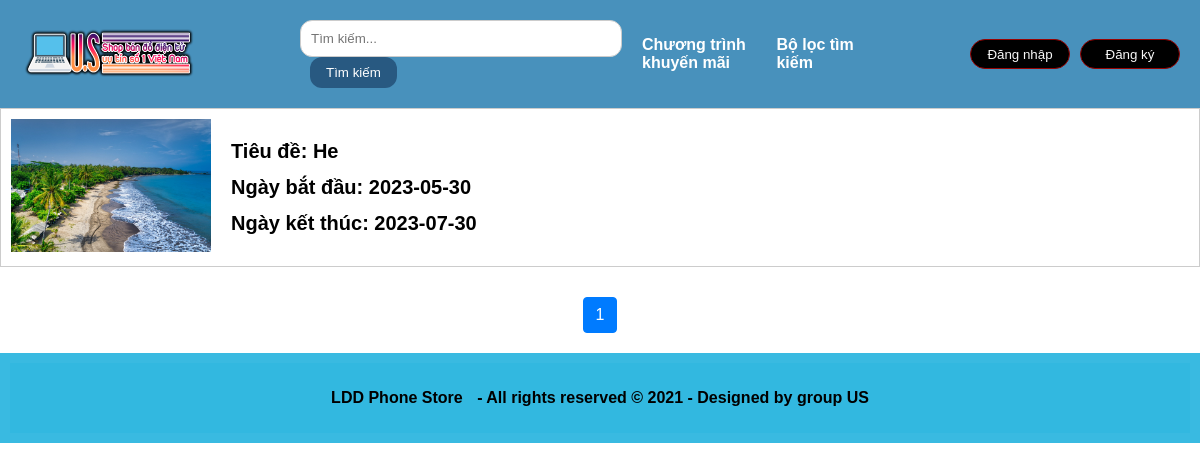
Screenshot of /layout/show-notifications.php with the database file from the repository.
### tables this page shows
CREATE TABLE `promotions` (
  `id_promotions` int(11) NOT NULL,
  `title` varchar(255) NOT NULL,
  `content` text NOT NULL,
  `image_path` varchar(255) NOT NULL,
  `start_date` date NOT NULL,
  `end_date` date NOT NULL
);

### layout/show-notifications.php (the view, shortened to what this page needs)
<!DOCTYPE html>
<html lang="en">
<head>
    <link rel="stylesheet" href="/css/show-notifications.css">
</head>
<body>
<header><?php include 'header.php'; ?></header>
<?php
include 'connect.php';
$itemsPerPage = 10;
$page = isset($_GET['page']) && is_numeric($_GET['page']) ? $_GET['page'] : 1;
$start = ($page - 1) * $itemsPerPage;
$sql = "SELECT `id_promotions`, `image_path`, `start_date`, `end_date`, `title` FROM `promotions` LIMIT $start, $itemsPerPage";
$result = $conn->query($sql);
if ($result->num_rows > 0) {
    while ($row = $result->fetch_assoc()) {?>
    <div class='show-notification'>
        <a href='promotion_details.php?id=<?= $row['id_promotions'] ?>'>
            <div class="notification-content">
                <div class="image-container">
                    <img src='/action/<?= $row['image_path'] ?>' alt='<?= $row['title'] ?>' style='max-width: 200px;'>
                </div>
                <div class="notification-details">
                    <h1 class='title'>Tiêu đề: <?= $row['title'] ?></h1>
                    <h1 class='start-date-notifi'>Ngày bắt đầu: <?= $row['start_date'] ?></h1>
                    <h1 class='end-date-notifi'>Ngày kết thúc: <?= $row['end_date'] ?></h1>
                </div>
            </div>
        </a>
    </div>
    <?php
    }
    $sql = "SELECT COUNT(*) AS total FROM `promotions`";
    $result = $conn->query($sql);
    $row = $result->fetch_assoc();
    $totalPages = ceil($row['total'] / $itemsPerPage);
    echo "<div class='pagination'>";
    for ($i = 1; $i <= $totalPages; $i++) {
        if ($i == $page) {
            echo "<span>$i</span>";
        } else {
            echo "<a href='?page=$i'>$i</a>";
        }
    }
    echo "</div>";
} else {
    echo "Không có chương trình khuyến mãi nào.";
}
?>
<footer><?php include 'footer.php'; ?></footer>
</body>
</html>

### css/show-notifications.css (style rules this page uses)
.show-notification { display: flex; align-items: center; padding: 10px; border: 1px solid #ccc; margin-bottom: 10px; }
.notification-content { display: flex; align-items: center; }
.image-container { margin-right: 20px; }
.notification-details { text-align: left; font-size: 10px; color: black; }
.image-container img { max-width: 200px; height: auto; }
.pagination { display: flex; justify-content: center; margin-top: 20px; margin-bottom: 20px; }
.pagination span { display: inline-block; padding: 8px 12px; margin: 0 5px; background-color: #007bff; color: #fff; text-decoration: none; border: 1px solid #007bff; border-radius: 4px; }

### css/header.css (style rules this page uses)
body { font-family: Arial, sans-serif; margin: auto; padding: 0; }
header { position: -webkit-sticky; position: sticky; top: 0; background-color: #4891bc; padding: 10px; display: flex; align-items: center; justify-content: center; z-index: 9999; }
.user-info li, a { margin-right: 10px; text-decoration: none; color: #ffffff; font-weight: bold; }

### css/footer.css (style rules this page uses)
html, body { margin: 0; padding: 0; height: 100%; }
body { display: flex; flex-direction: column; }
footer { background-color: #32b8e0f6; padding: 10px; flex-shrink: 0; text-align: center; }

### rows the page displays
promotions: image_path (picture), title "He", start_date "2023-05-30", end_date "2023-07-30"
